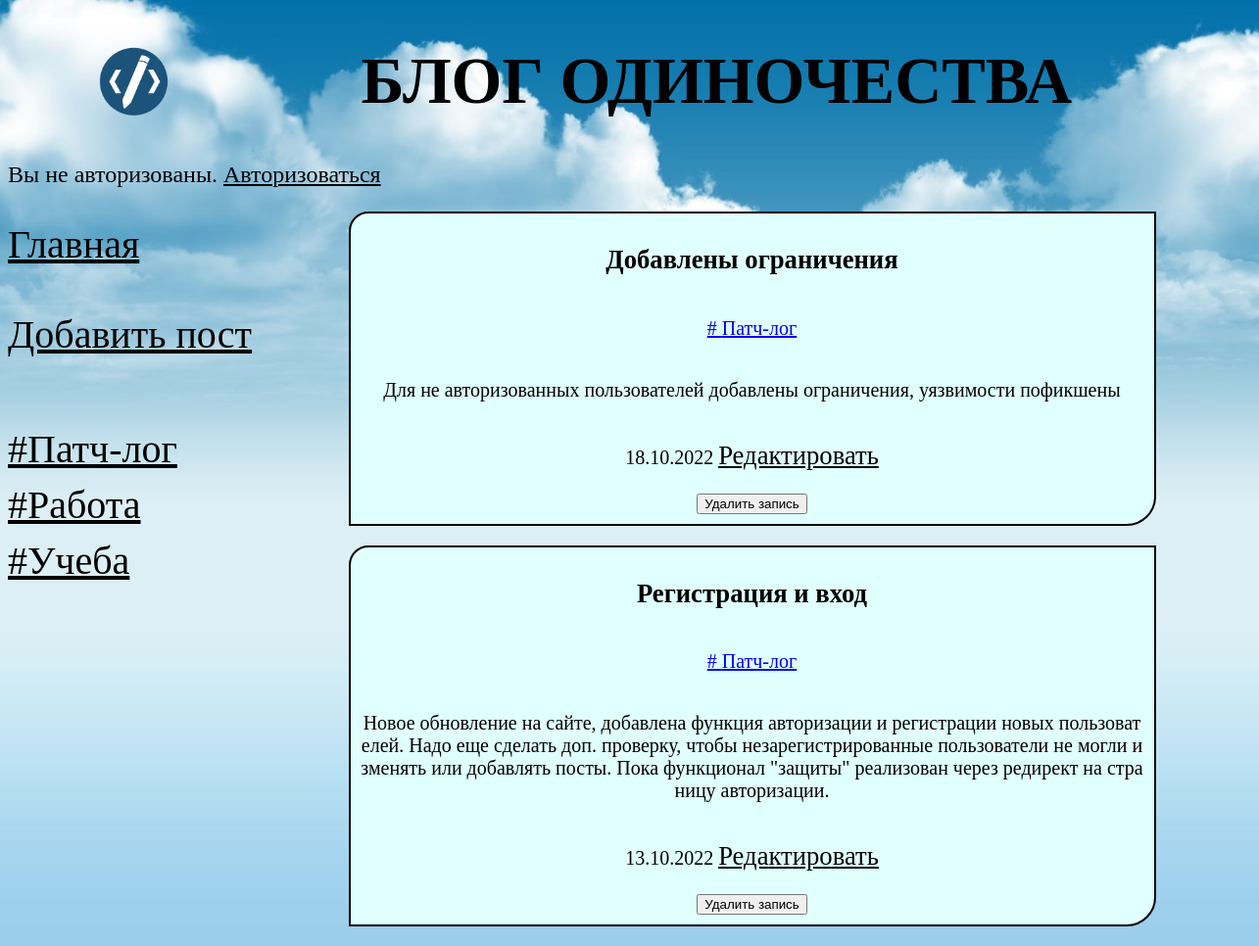
/bboard/, run on the app's committed database.
### bboard/models.py (models this page shows, shortened)
class Rubric(models.Model):
    name = models.CharField(max_length=20, verbose_name="Название", db_index=True)
    class Meta:
        verbose_name_plural = "Рубрики"
        verbose_name = "Рубрика"
        ordering = ["name"]

class Bb(models.Model):
    title = models.CharField(max_length=50, verbose_name="Заголовок")
    content = models.TextField(null=True, blank=True, verbose_name="Описание")
    published = models.DateTimeField(
        auto_now_add=True, db_index=True, verbose_name="Опубликовано"
    )
    rubric = models.ForeignKey(
        "Rubric", null=True, on_delete=models.PROTECT, verbose_name="Рубрика"
    )
    class Meta:
        verbose_name_plural = "Посты"
        verbose_name = "Пост"
        ordering = ["-published"]

### bboard/views.py (the view)
# urls.py: path("", index, name='index'),
def index(request):
    bbs = Bb.objects.all()
    rubrics = Rubric.objects.all()
    context = {"bbs":bbs, "rubrics": rubrics}
    return render(request, "bboard/index.html", context)

### bboard/templates/bboard/index.html (shortened to what this page needs)
{% extends "layout/basic.html" %}
{% block content %}
{% for bb in bbs %}
<div class="post_block">
   <h2 class="title">{{ bb.title }}</h2>
   <p class="rubric"><a href="{% url 'by_rubric' bb.rubric.pk %}" class="title"> # {{ bb.rubric.name }} </a></p>
   <p>{{ bb.content }}</p>
   <p style="text-align:center"> {{ bb.published|date:"d.m.Y" }} <a href="{% url 'post_edit' bb.id %}" class="redact_button">Редактировать</a></p>
   <form method="POST" action="{% url 'post_delete' bb.id %}">
      <button type="submit" >Удалить запись</button>
   </form>
</div>
{% endfor %}
{% endblock %}

### bboard/templates/layout/basic.html (shortened to what this page needs)
{% load static %}
<!DOCTYPE html>
<html>
   <head>
      <link rel="stylesheet" type="text/css"
      href="{% static 'bboard/style.css' %}">
   </head>
   <body>
      <header>
         <h1>Блог одиночества</h1>
         {% if user.is_authenticated %}
         <p><a href="{% url 'logout' %}" style="font-size: 18pt;  color: black;">Выйти</a></p>
         {% else %}
         <p style="font-size: 18pt;  color: black;">Вы не авторизованы. <a href="{% url 'login' %}" style="font-size: 18pt;  color: black;">Авторизоваться</a></p>
         {% endif %}
      </header>
      <nav>
         <a href="{% url 'index' %}" class="pbutton">Главная</a>
         <br>
         <a href="{% url 'add' %}" class="pbutton">Добавить пост</a>
         <br>
         <br>
         {% for rubric in rubrics %}
         <a href="{% url 'by_rubric' rubric.pk %}" class="pbutton">
         #{{ rubric.name }}</a>
         {% endfor %}
      </nav>
      <section>
         {% block content %}
         {% endblock %}
      </section>
   </body>
</html>

### bboard/static/bboard/style.css (style rules this page uses)
header h1 { position: relative; left: 7%; font-size: 50pt; color: black; text-transform: uppercase; text-align: center; background: url("logo.png") left / auto 100% no-repeat; }
.pbutton { color: black; font-size: 30pt; background-color: None ; }
.redact_button { color: black; font-size: 20pt; }
nav { font-size: 16pt; width: 250px; float: left; }
nav a { display: block; margin: 10px 0px; }
section { margin-left: 170px; }
h2.title { font-size: 20pt; text-align: center; }
.rubric { position: relative; }
html { background-image: url("bg2.jpg"); background-repeat: no-repeat; background-position: center center; background-attachment: fixed; -webkit-background-size: cover; -moz-background-size: cover; -o-background-size: cover; background-size: cover; }
.post_block { border-top-left-radius: 20px; border-top-right-radius: 0; border-bottom-right-radius: 30px; border-bottom-left-radius: 0; background-color: lightcyan; border:2px solid black; margin:20px auto; padding:10px; width:800px; word-break:break-all; border-width: solid; font-size: 15pt; display: flex; justify-content: center; flex-direction: column; text-align: center; }

### data on the page
Rubric: name "Патч-лог"
Rubric: name "Работа"
Rubric: name "Учеба"
Bb: title "Добавлены ограничения", rubric.name "Патч-лог", content "Для не авторизованных пользователей добавлены ограничения, уязвимости пофикшены", published "18.10.2022"
Bb: title "Регистрация и вход", rubric.name "Патч-лог", content "Новое обновление на сайте, добавлена функция авторизации и регистрации новых пользователей. Надо еще сделать доп. проверку, чтобы незарегистрированные пользователи не могли изменять или добавлять посты. Пока функционал \"защиты\" реализован через редирект на страницу авторизации.", published "13.10.2022"
